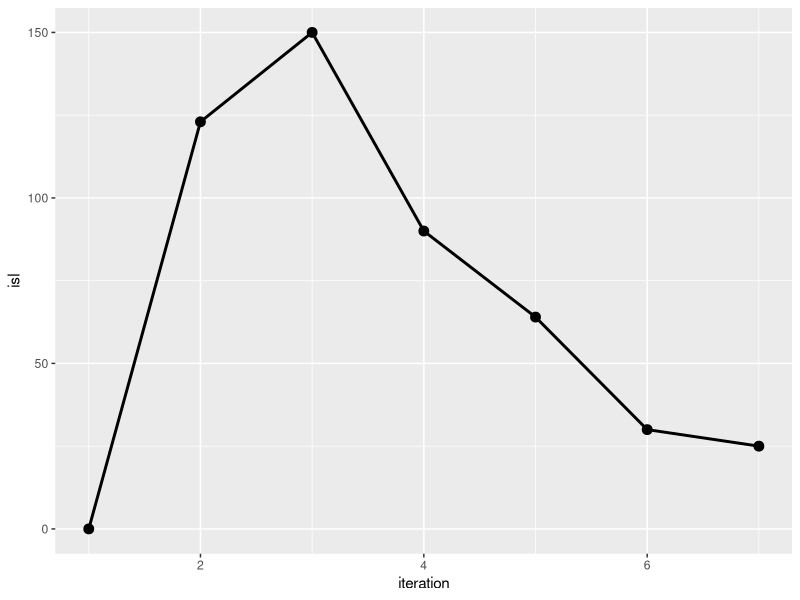

Here is the R script that generated this plot:
library(ggplot2)
lis <- c(0,123,150,90,64,30,25)
d <- data.frame(1:length(lis),lis)
names(d) <- c("iteration","isl")
head(d)
a <- ggplot(d,aes(iteration,isl))+geom_line(size=1)+geom_point(size = 3)
a
